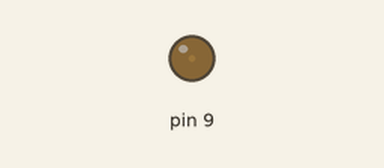
Simulated run of this sketch. Board: Arduino Uno, built with avr-gcc and run on an emulated ATmega328P. Shown: output pins drawn as LEDs (lit = HIGH).

Above: at 0.05 s.
At 0.5 s:
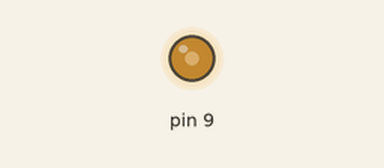
At 0.9 s:
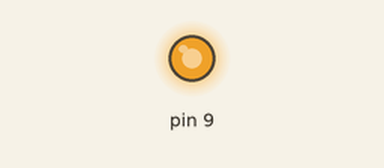
At 1.8 s:
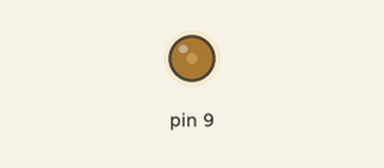
Timing chart, 0 to 4.8 s (numbered marks = the images above):
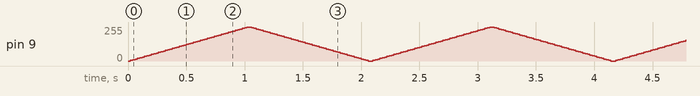

The sketch:

diodaPWM.ino
```cpp
int wypelnienie = 0;
int zmiana = 5;

void setup() {
  pinMode(9, OUTPUT);

}

void loop() {
  for (int i=0;i<52;i++)
  {
    analogWrite(9, wypelnienie);
    wypelnienie += zmiana;
    delay(20);
  }
  for (int i=0;i<52;i++)
  {
    wypelnienie -= zmiana;
    analogWrite(9, wypelnienie);
    delay(20);
  }
}
```
